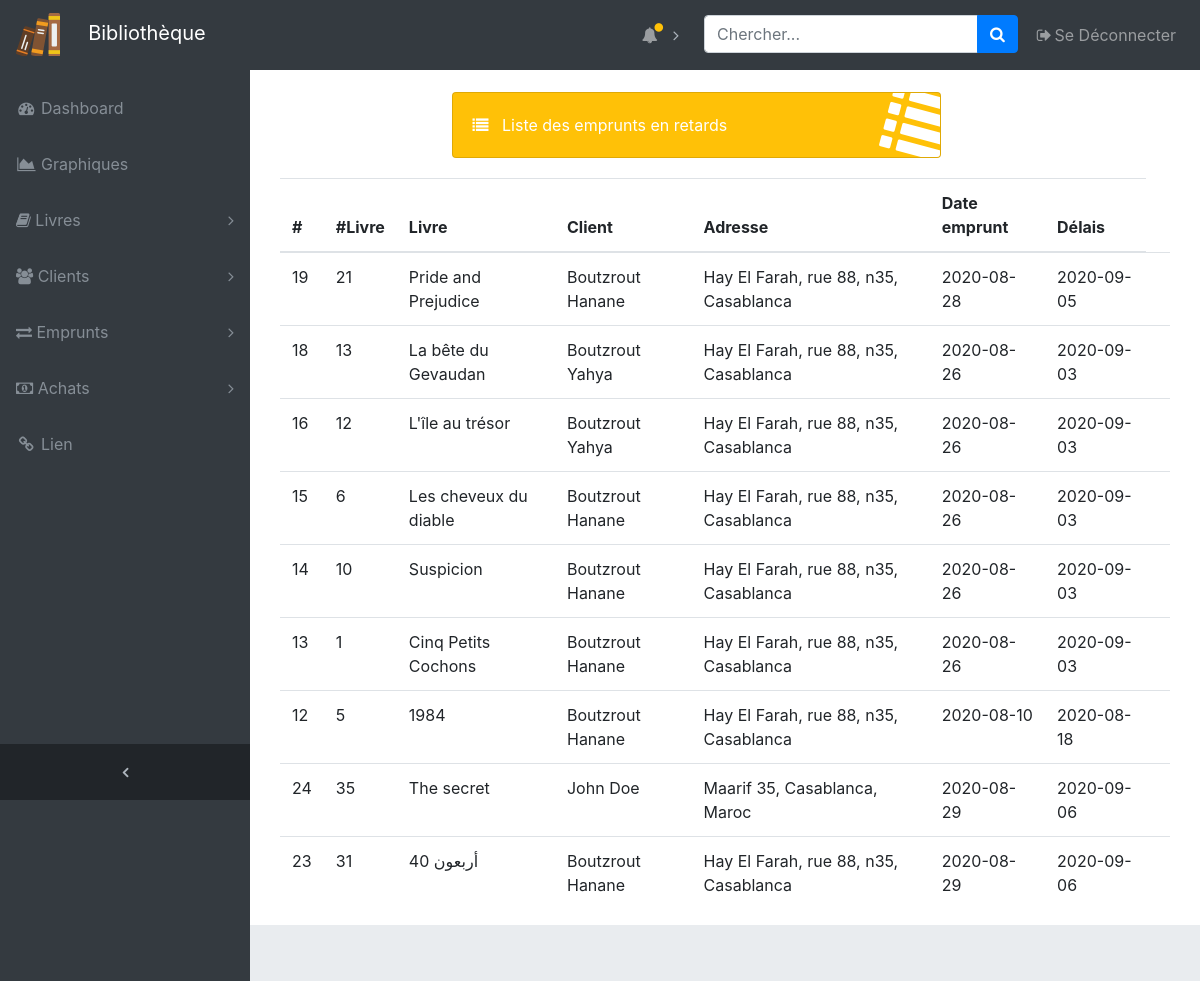
The app's page /admin/emprunt_ret.php (signed in), older data.
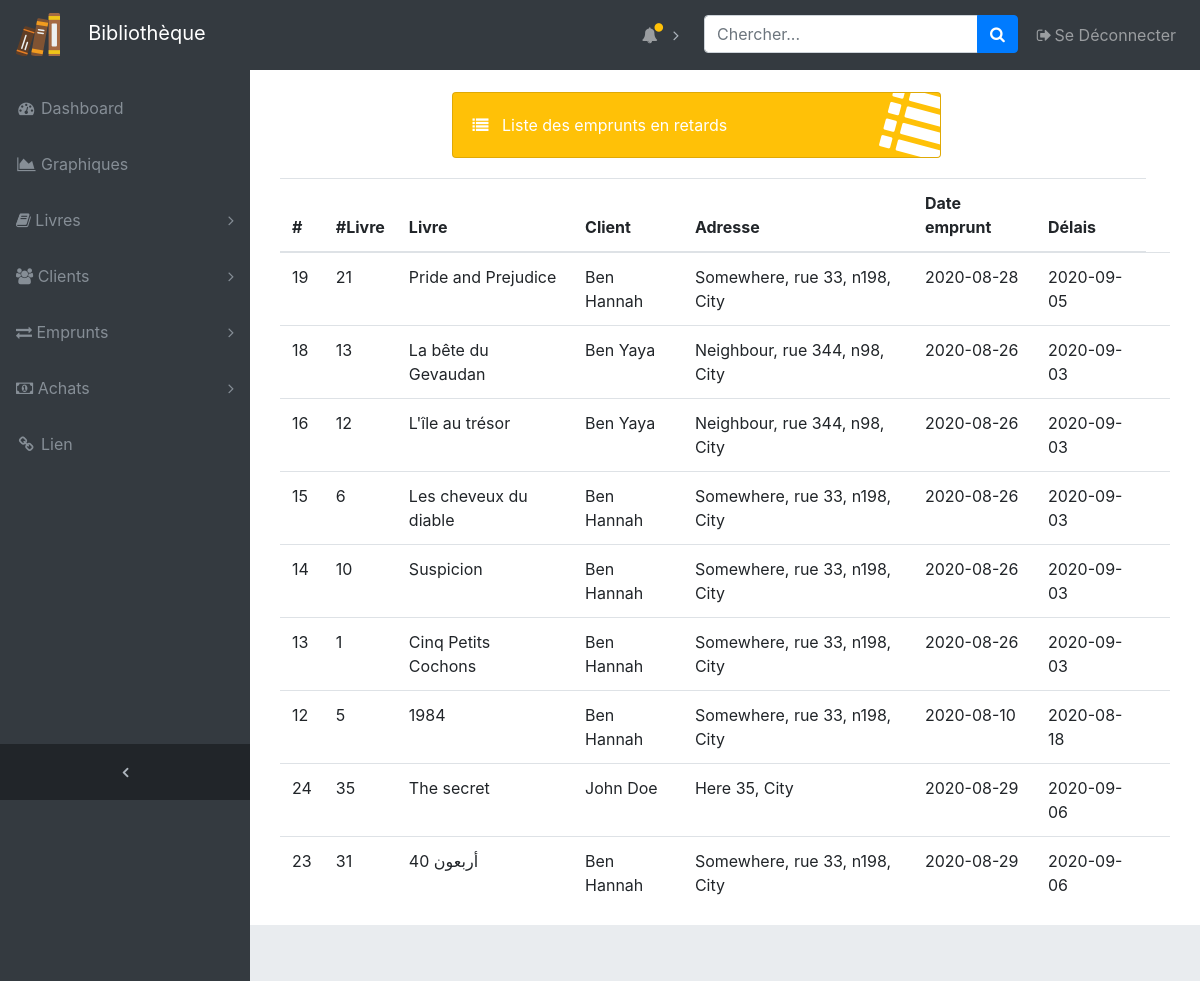
The same page, newer data.
### tables this page shows
CREATE TABLE IF NOT EXISTS `emprunt` (
  `emprunt_id` int(10) NOT NULL AUTO_INCREMENT,
  `livre_id` int(10) DEFAULT NULL,
  `client_id` int(10) DEFAULT NULL,
  `date_emp` date DEFAULT NULL,
  `delais_emp` date DEFAULT NULL,
  `date_rendue` date DEFAULT NULL,
  PRIMARY KEY (`emprunt_id`),
  KEY `livre_id` (`livre_id`),
  KEY `client_id` (`client_id`)
);

CREATE TABLE IF NOT EXISTS `client` (
  `client_id` int(10) NOT NULL AUTO_INCREMENT,
  `username` varchar(30) NOT NULL,
  `password` varchar(30) NOT NULL,
  `nom` varchar(30) DEFAULT NULL,
  `prenom` varchar(30) DEFAULT NULL,
  `adresse` varchar(100) DEFAULT NULL,
  `tel` varchar(30) DEFAULT NULL,
  `cin` varchar(8) DEFAULT NULL,
  `date_naissance` varchar(30) DEFAULT NULL,
  `caution` int(10) DEFAULT NULL,
  `nb_emprunts` int(10) DEFAULT NULL,
  `emprunts` int(10) DEFAULT NULL,
  `permission` int(1) DEFAULT NULL,
  PRIMARY KEY (`client_id`),
  UNIQUE KEY `username` (`username`)
);

CREATE TABLE IF NOT EXISTS `livre` (
  `livre_id` int(10) NOT NULL AUTO_INCREMENT,
  `titre` varchar(100) DEFAULT NULL,
  `auteur` varchar(100) DEFAULT NULL,
  `edition` varchar(100) DEFAULT NULL,
  `type` varchar(30) DEFAULT NULL,
  `img` varchar(100) NOT NULL,
  `nb_copies` int(10) NOT NULL,
  PRIMARY KEY (`livre_id`)
);

### admin/emprunt_ret.php (the view, shortened to what this page needs)
<?php
require_once "admin.php";
require_once '../modules/connection.php';
$emprunts = "SELECT * FROM emprunt WHERE delais_emp < CURDATE() ";
$emprunts = $connect->query($emprunts);
?>
<!DOCTYPE html>
<html>
<head>
  <link rel="stylesheet" type="text/css" href="style.css">
  <link rel="stylesheet" href="https://maxcdn.bootstrapcdn.com/bootstrap/4.5.2/css/bootstrap.min.css">
  <link rel="stylesheet" href="https://cdnjs.cloudflare.com/ajax/libs/font-awesome/4.7.0/css/font-awesome.min.css">
</head>
<body class="fixed-nav sticky-footer bg-dark" id="page-top">
<div class="content-wrapper">
    <div class="container-fluid">
<div class="container nv-liv">
  <div class="col-xl-7 col-sm-6 mb-3">
          <div class="card text-white bg-warning o-hidden h-100">
            <div class="card-body">
              <div class="card-body-icon">
                <i class="fa fa-list"></i>
              </div>
              <div class="mr-5">
              <span class="fa fa-list"></span> &nbsp;
          Liste des emprunts en retards</div>
            </div>
        </div>
    </div>
    <div class="table-responsive">
  <table class="table">
    <thead>
      <tr>
        <th>#</th>
        <th>#Livre</th>
        <th>Livre</th>
        <th>Client</th>
        <th>Adresse</th>
        <th>Date emprunt</th>
        <th>Délais</th>
      </tr>
    </thead>
    <tbody>
    	<?php
    	if($emprunts->rowCount()) {
            foreach($emprunts->fetchAll() as $emprunt){
              $req = "SELECT * FROM client WHERE client_id = :id";
              $sql = $connect->prepare($req);
              $sql->bindValue(':id', $emprunt['client_id'], PDO::PARAM_STR);
              $sql->execute();
              $row = $sql->fetch();
              $nom = $row['nom'].' '.$row['prenom'];
              $adresse = $row['adresse'];
              $req = "SELECT * FROM livre WHERE livre_id = :id";
              $sql = $connect->prepare($req);
              $sql->bindValue(':id', $emprunt['livre_id'], PDO::PARAM_STR);
              $sql->execute();
              $row = $sql->fetch();
              $titre = $row['titre'];
               ?>
      <tr>
        <td><?php echo $emprunt['emprunt_id'] ?></td>
        <td><?php echo $emprunt['livre_id'] ?></td>
        <td><?php echo $titre ?></td>
        <td><?php echo $nom ?></td>
        <td><?php echo $adresse ?></td>
        <td><?php echo $emprunt['date_emp'] ?></td>
        <td><?php echo $emprunt['delais_emp'] ?></td>
        <td></td>
      </tr>
      <?php
  }
}
  ?>
    </tbody>
  </table>
  </div>
</div>
</div>
</div>
</body>
</html>

Row changes from the older to the newer data that the page shows:
changed through a linked row, emprunt "Pride and Prejudice": client.prenom "Boutzrout Hanane" → "Ben Hannah"; client.adresse "Hay El Farah, rue 88, n35, Casablanca" → "Somewhere, rue 33, n198, City"
changed through a linked row, emprunt "La bête du Gevaudan": client.prenom "Boutzrout Yahya" → "Ben Yaya"; client.adresse "Hay El Farah, rue 88, n35, Casablanca" → "Neighbour, rue 344, n98, City"
changed through a linked row, emprunt "L'île au trésor": client.prenom "Boutzrout Yahya" → "Ben Yaya"; client.adresse "Hay El Farah, rue 88, n35, Casablanca" → "Neighbour, rue 344, n98, City"
changed through a linked row, emprunt "Les cheveux du diable": client.prenom "Boutzrout Hanane" → "Ben Hannah"; client.adresse "Hay El Farah, rue 88, n35, Casablanca" → "Somewhere, rue 33, n198, City"
changed through a linked row, emprunt "Suspicion": client.prenom "Boutzrout Hanane" → "Ben Hannah"; client.adresse "Hay El Farah, rue 88, n35, Casablanca" → "Somewhere, rue 33, n198, City"
changed through a linked row, emprunt "Cinq Petits Cochons": client.prenom "Boutzrout Hanane" → "Ben Hannah"; client.adresse "Hay El Farah, rue 88, n35, Casablanca" → "Somewhere, rue 33, n198, City"
changed through a linked row, emprunt id 12: client.prenom "Boutzrout Hanane" → "Ben Hannah"; client.adresse "Hay El Farah, rue 88, n35, Casablanca" → "Somewhere, rue 33, n198, City"
changed through a linked row, emprunt "The secret": client.adresse "Maarif 35, Casablanca, Maroc" → "Here 35, City"
changed through a linked row, emprunt "40 أربعون": client.prenom "Boutzrout Hanane" → "Ben Hannah"; client.adresse "Hay El Farah, rue 88, n35, Casablanca" → "Somewhere, rue 33, n198, City"
